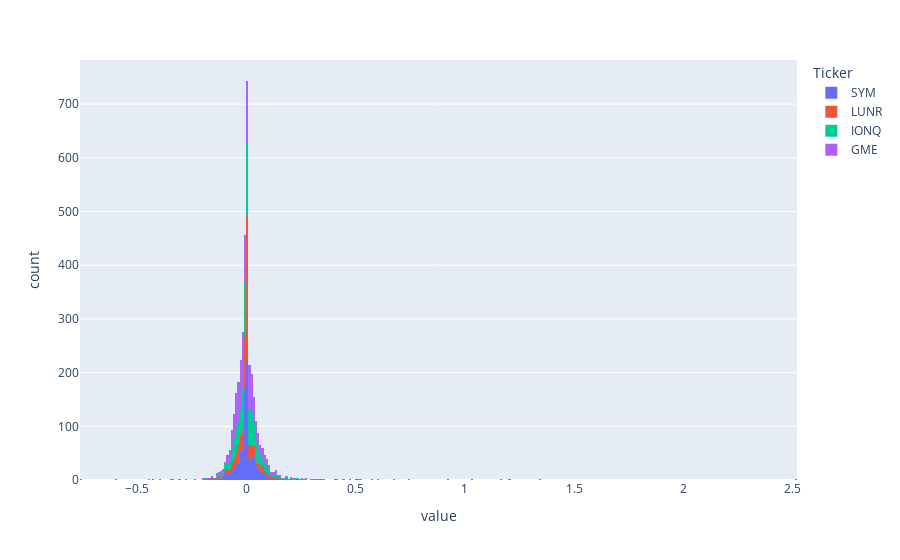

Notebook cell for this chart:
### Code cell
close[myList].pct_change().plot(kind = 'hist')

### Figure 1 — Plotly figure (JSON) as saved in the notebook; plotly's stock layout.template omitted (floating-point values rounded to 4 significant figures; data arrays with more than 128 entries replaced by an {"elided": "..."} marker saying what was removed)
{"data": [{"alignmentgroup": "True", "bingroup": "x", "hovertemplate": "Ticker=SYM<br>value=%{x}<br>count=%{y}<extra></extra>", "legendgroup": "SYM", "marker": {"color": "#636efa", "pattern": {"shape": ""}}, "name": "SYM", "offsetgroup": "SYM", "orientation": "v", "showlegend": true, "type": "histogram", "x": {"elided": "1115 float values"}, "xaxis": "x", "yaxis": "y"}, {"alignmentgroup": "True", "bingroup": "x", "hovertemplate": "Ticker=LUNR<br>value=%{x}<br>count=%{y}<extra></extra>", "legendgroup": "LUNR", "marker": {"color": "#EF553B", "pattern": {"shape": ""}}, "name": "LUNR", "offsetgroup": "LUNR", "orientation": "v", "showlegend": true, "type": "histogram", "x": {"elided": "1115 float values"}, "xaxis": "x", "yaxis": "y"}, {"alignmentgroup": "True", "bingroup": "x", "hovertemplate": "Ticker=IONQ<br>value=%{x}<br>count=%{y}<extra></extra>", "legendgroup": "IONQ", "marker": {"color": "#00cc96", "pattern": {"shape": ""}}, "name": "IONQ", "offsetgroup": "IONQ", "orientation": "v", "showlegend": true, "type": "histogram", "x": {"elided": "1115 float values"}, "xaxis": "x", "yaxis": "y"}, {"alignmentgroup": "True", "bingroup": "x", "hovertemplate": "Ticker=GME<br>value=%{x}<br>count=%{y}<extra></extra>", "legendgroup": "GME", "marker": {"color": "#ab63fa", "pattern": {"shape": ""}}, "name": "GME", "offsetgroup": "GME", "orientation": "v", "showlegend": true, "type": "histogram", "x": {"elided": "1115 float values"}, "xaxis": "x", "yaxis": "y"}], "layout": {"autosize": true, "barmode": "relative", "legend": {"title": {"text": "Ticker"}, "tracegroupgap": 0}, "margin": {"t": 60}, "xaxis": {"anchor": "y", "autorange": true, "domain": [0, 1], "range": [-0.76, 2.52], "title": {"text": "value"}, "type": "linear"}, "yaxis": {"anchor": "x", "autorange": true, "domain": [0, 1], "range": [0, 782.1], "title": {"text": "count"}}}}
